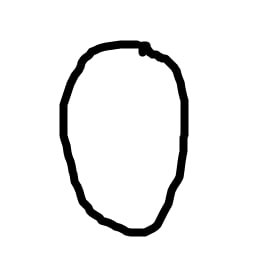
#> input picture samples/digit_0_1.jpg, 280 x 280 px
$ python main.py
#> lines starting #> are read from the running program, lines starting #| are printed output that depends on the picture
### network.py
import random
import time

# Third-party libraries
import numpy as np


class Network(object):

    def __init__(self, sizes):
        """The list ``sizes`` contains the number of neurons in the
        respective layers of the network.  For example, if the list
        was [2, 3, 1] then it would be a three-layer network, with the
        first layer containing 2 neurons, the second layer 3 neurons,
        and the third layer 1 neuron.  The biases and weights for the
        network are initialized randomly, using a Gaussian
        distribution with mean 0, and variance 1.  Note that the first
        layer is assumed to be an input layer, and by convention we
        won't set any biases for those neurons, since biases are only
        ever used in computing the outputs from later layers."""
        self.num_layers = len(sizes)
        self.sizes = sizes
        self.biases = [np.random.randn(y, 1) for y in sizes[1:]]
        self.weights = [np.random.randn(y, x)
                        for x, y in zip(sizes[:-1], sizes[1:])]

    def feedforward(self, a):
        """Return the output of the network if ``a`` is input."""
        for b, w in zip(self.biases, self.weights):
            a = sigmoid(np.dot(w, a)+b)
        return a

    def SGD(self, training_data, epochs, mini_batch_size, eta,
            test_data=None):
        """Train the neural network using mini-batch stochastic
        gradient descent.  The ``training_data`` is a list of tuples
        ``(x, y)`` representing the training inputs and the desired
        outputs.  The other non-optional parameters are
        self-explanatory.  If ``test_data`` is provided then the
        network will be evaluated against the test data after each
        epoch, and partial progress printed out.  This is useful for
        tracking progress, but slows things down substantially."""
        if test_data: n_test = len(test_data)
        n = len(training_data)
        for j in range(epochs):
            time1 = time.time()
            random.shuffle(training_data)
            mini_batches = [
                training_data[k:k+mini_batch_size]
                for k in range(0, n, mini_batch_size)]
            for mini_batch in mini_batches:
                self.update_mini_batch(mini_batch, eta)
            time2 = time.time()
            if test_data:
                print("Epoch {0}: {1} / {2}, took {3:.2f} seconds".format(
                    j, self.evaluate(test_data), n_test, time2-time1))
            else:
                print("Epoch {0} complete in {1:.2f} seconds".format(j, time2-time1))

    def update_mini_batch(self, mini_batch, eta):
        """Update the network's weights and biases by applying
        gradient descent using backpropagation to a single mini batch.
        The ``mini_batch`` is a list of tuples ``(x, y)``, and ``eta``
        is the learning rate."""
        nabla_b = [np.zeros(b.shape) for b in self.biases]
        nabla_w = [np.zeros(w.shape) for w in self.weights]
        for x, y in mini_batch:
            delta_nabla_b, delta_nabla_w = self.backprop(x, y)
            nabla_b = [nb+dnb for nb, dnb in zip(nabla_b, delta_nabla_b)]
            nabla_w = [nw+dnw for nw, dnw in zip(nabla_w, delta_nabla_w)]
        self.weights = [w-(eta/len(mini_batch))*nw
                        for w, nw in zip(self.weights, nabla_w)]
        self.biases = [b-(eta/len(mini_batch))*nb
                       for b, nb in zip(self.biases, nabla_b)]

    def backprop(self, x, y):
        """Return a tuple ``(nabla_b, nabla_w)`` representing the
        gradient for the cost function C_x.  ``nabla_b`` and
        ``nabla_w`` are layer-by-layer lists of numpy arrays, similar
        to ``self.biases`` and ``self.weights``."""
        nabla_b = [np.zeros(b.shape) for b in self.biases]
        nabla_w = [np.zeros(w.shape) for w in self.weights]
        # feedforward
        activation = x
        activations = [x] # list to store all the activations, layer by layer
        zs = [] # list to store all the z vectors, layer by layer
        for b, w in zip(self.biases, self.weights):
            z = np.dot(w, activation)+b
            zs.append(z)
            activation = sigmoid(z)
            activations.append(activation)
        # backward pass
        delta = self.cost_derivative(activations[-1], y) * \
            sigmoid_prime(zs[-1])
        nabla_b[-1] = delta
        nabla_w[-1] = np.dot(delta, activations[-2].transpose())
        # Note that the variable l in the loop below is used a little
        # differently to the notation in Chapter 2 of the book.  Here,
        # l = 1 means the last layer of neurons, l = 2 is the
        # second-last layer, and so on.  It's a renumbering of the
        # scheme in the book, used here to take advantage of the fact
        # that Python can use negative indices in lists.
        for l in range(2, self.num_layers):
            z = zs[-l]
            sp = sigmoid_prime(z)
            delta = np.dot(self.weights[-l+1].transpose(), delta) * sp
            nabla_b[-l] = delta
            nabla_w[-l] = np.dot(delta, activations[-l-1].transpose())
        return (nabla_b, nabla_w)

    def evaluate(self, test_data):
        """Return the number of test inputs for which the neural
        network outputs the correct result. Note that the neural
        network's output is assumed to be the index of whichever
        neuron in the final layer has the highest activation."""
        test_results = [(np.argmax(self.feedforward(x)), y)
                        for (x, y) in test_data]
        return sum(int(np.array_equal(x, y)) for (x, y) in test_results)

    def cost_derivative(self, output_activations, y):
        """Return the vector of partial derivatives \partial C_x /
        \partial a for the output activations."""
        return (output_activations-y)

#### Miscellaneous functions
def sigmoid(z):
    """The sigmoid function."""
    return 1.0/(1.0+np.exp(-z))

def sigmoid_prime(z):
    """Derivative of the sigmoid function."""
    return sigmoid(z)*(1-sigmoid(z))

### main.py
import os
import numpy as np
from PIL import Image
from network import Network

def load_single_image(image_path):
    img = Image.open(image_path).convert('L')  # Преобразуем в градации серого
    img = img.resize((28, 28))  # Убедимся, что размер 28x28
    img_array = np.array(img).reshape(28*28, 1)  # Преобразуем в вектор
    return img_array

def load_data(data_dir):
#> called with data_dir = 'samples'
    training_data = []
    for digit in range(0, 4):  # Цифры от 1 до 4
        for index in range(1, 3):  # 4 изображения для каждой цифры
            filename = f"digit_{digit}_{index}.jpg"
            filepath = os.path.join(data_dir, filename)
            if os.path.exists(filepath):
                # Загружаем изображение и преобразуем его в массив
                img = Image.open(filepath).convert('L')  # Преобразуем в градации серого
                img = img.resize((28, 28))  # Убедимся, что размер 28x28
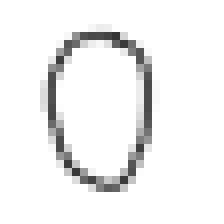
#> img: PIL image 28x28 L (shown 8 times larger); min 52, max 255, mean 241
                img_array = np.array(img).reshape(28*28, 1)  # Преобразуем в вектор
#> img_array = 784 values, max 255 at index 0, min 52 at index 126, mean 241
                y = np.zeros((4, 1))  # Вектор для меток
                y[digit - 1] = 1  # Устанавливаем 1 для правильного класса
                training_data.append((img_array, y))
    return training_data

data_dir = "samples"  # Укажите путь к папке с изображениями
training_data = load_data(data_dir)

# Создание нейросети
sizes = [28*28, 30, 4]  # Входной слой, скрытый слой, выходной слой
net = Network(sizes)

# Обучение нейросети
epochs = 30
mini_batch_size = 10
eta = 3.0  # Скорость обучения
net.SGD(training_data, epochs, mini_batch_size, eta)

# Пример тестовых данных (можно использовать те же изображения, но с другими индексами)
test_data = load_data(data_dir)  # Или загрузите другой набор данных

# Оценка нейросети
accuracy = net.evaluate(test_data)
print(f"Точность на тестовых данных: {accuracy} из {len(test_data)}")


# Путь к папке с изображениями
data_dir = "samples"

image_path = os.path.join(data_dir, f"digit_0_1.jpg")

# Загрузка изображения
input_image = load_single_image(image_path)
#> input_image has the same summary as img_array in load_data

# Получение предсказания от нейросети
output = net.feedforward(input_image)
#> the loop in feedforward (call 2), `for b, w in zip(self.biases, self.weights):` made 2 passes
#> a on pass 2: [0.0135, 0.000106, 1, 0.998]
#> output = [0.0135, 0.000106, 1, 0.998]

# Определение предсказанного класса
predicted_class = np.argmax(output)
#> predicted_class = 2

# Вывод результата
print(f"Предсказанная цифра: {predicted_class}")
#| Предсказанная цифра: 2
